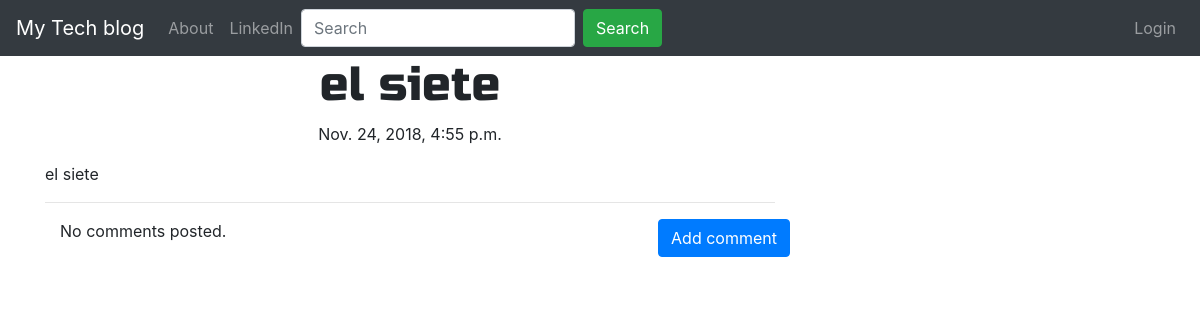
Screenshot of /post/9/ with the database file from the repository.
### blog/models.py (models this page shows, shortened)
class Post(models.Model):
    author = models.ForeignKey('auth.User',on_delete=models.DO_NOTHING)
    title = models.CharField(max_length=200)
    text = models.TextField()
    created_date = models.DateTimeField(default=timezone.now)
    published_date = models.DateTimeField(blank=True, null=True)

### blog/views.py (the view)
# urls.py: path('post/<int:pk>/',views.PostDetailView.as_view(),name='post_detail'),
class PostDetailView(DetailView):
    model = Post

### blog/templates/blog/post_detail.html (shortened to what this page needs)
{% extends 'blog/base.html' %}
{% block content %}
        <h1 class='posttitle loader'>{{ post.title }}</h1>
        {% if post.published_date %}
            <div class="date postdate">
                {{ post.published_date }}
            </div>
        {% else %}
            <a class="btn btn-default" href="{% url 'post_publish' pk=post.pk %}">Publish</a>
        {% endif %}
      <p class='postcontent' >{{ post.text|safe|linebreaksbr }}</p>
  <hr>
  <a class="btn btn-primary btn-comment" href="{% url 'add_comment_to_post' pk=post.pk %}">Add comment</a>
  <div class="container">
  {% for comment in post.comments.all %}
  <br>
      {% if user.is_authenticated or comment.approved_comment %}
              {{ comment.created_date }}
              {% if not comment.approved_comment %}
                  <a class="btn btn-default" href="{% url 'comment_remove' pk=comment.pk %}"><i class="fa fa-trash"></i> Trash</button></a>
                  <a class="btn btn-default" href="{% url 'comment_approve' pk=comment.pk %}"><i class="far fa-thumbs-up"></i> Publish</a>
              {% endif %}
          <p>{{ comment.text|safe|linebreaks }}</p>
          <p>Posted by: <strong>{{ comment.author }}</strong></p>
      {% endif %}
  {% empty %}
      <p>No comments posted.</p>
  {% endfor %}
</div>
{% endblock %}

### blog/static/css/blog.css (style rules this page uses)
.postdate { text-align: center; }
.posttitle { font-family: 'Russo One', sans-serif; font-size: 3em; text-align: center; }
.postcontent { font-family: 'Montserrat'; font-size: 1.5em; }
.btn-comment { position: absolute; right: 0px; }

### rows the page displays
Post: title "el siete", published_date "Nov. 24, 2018, 4:55 p.m.", text "el siete"
